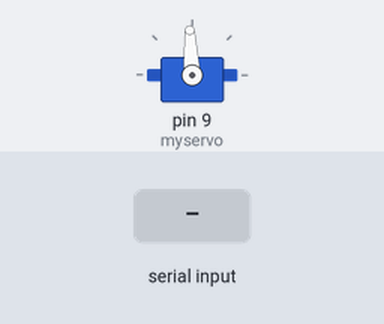
The sketch below on a simulated Arduino Uno, built with avr-gcc and run on an emulated ATmega328P. On the bench: servo. The test bench sets the inputs (shaded band).

Above: at 1.2 s.
1.3 s: "90,45\n" received over Serial
At 2.2 s:
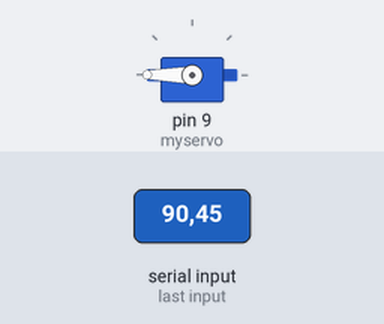
2.8 s: "5\n" received over Serial
At 3.3 s:
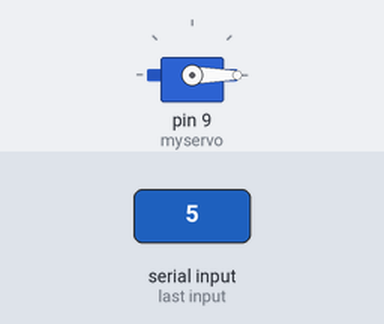
4.3 s: "30,150\n" received over Serial
At 5.5 s:
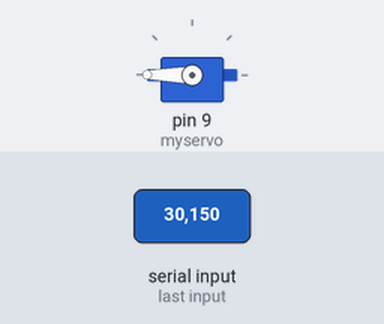
5.8 s: "90\n" received over Serial
At 6.8 s:
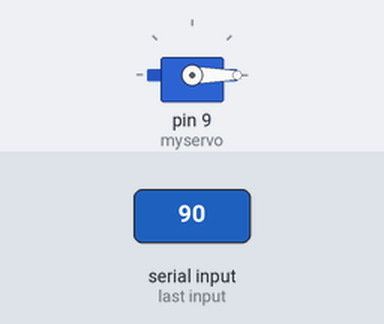
Timing chart, 0 to 8.3 s (numbered marks = the images above; inputs shaded):
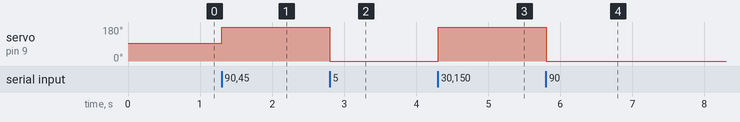

The sketch:

arduino_servo.ino
```cpp
#include <Servo.h>

Servo myservo;  // create servo object to control a servo

void setup()
{
  Serial.begin(19200);
  myservo.attach(9);  // attaches the servo on pin 9 to the servo object
}

int val = 1500;

String inString = "";    // string to hold input

void loop()
{
// Read serial input:
  while (Serial.available() > 0) {
    int inChar = Serial.read();
    if (isDigit(inChar)) {
      // convert the incoming byte to a char
      // and add it to the string:
      inString += (char)inChar;
    }
    // if you get a newline, print the string,
    // then the string's value:
    if (inChar == '\n') {
      val = inString.toInt();
      // clear the string for new input:
      inString = "";
    }
  }
  myservo.writeMicroseconds(val);

//  delay(5);
}
```

Measured:
- after the input at 1.3 s, servo on pin 9 (myservo): 93° → 180° at once
- after the input at 2.8 s, servo on pin 9 (myservo): 180° → 0° at once
- after the input at 4.3 s, servo on pin 9 (myservo): 0° → 180° at once
- after the input at 5.8 s, servo on pin 9 (myservo): 180° → 0° at once
